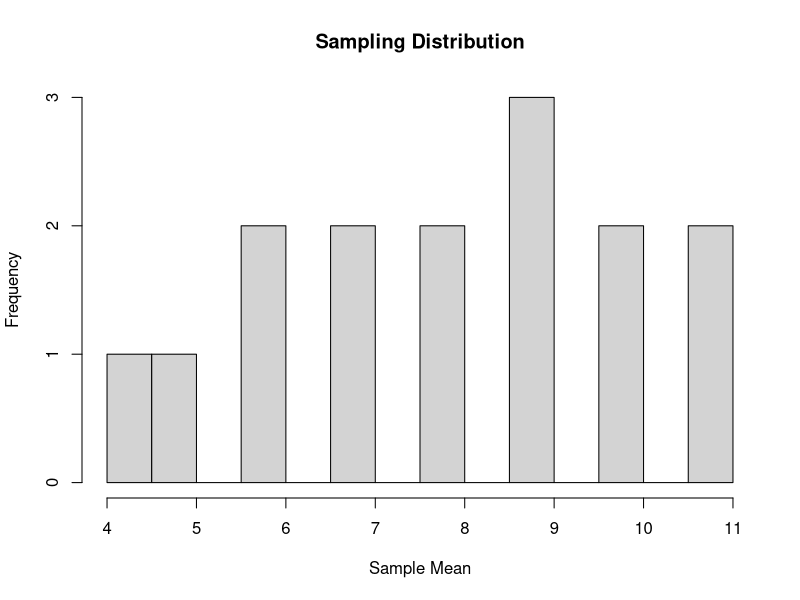
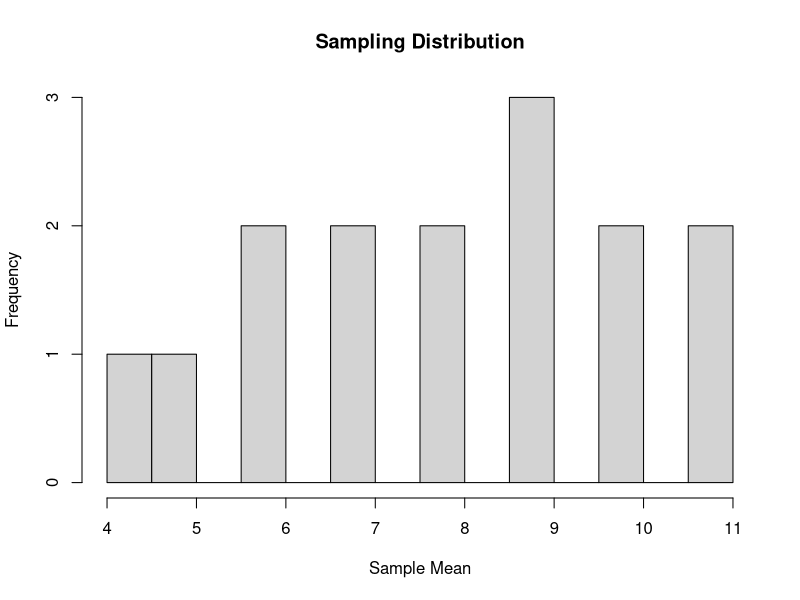
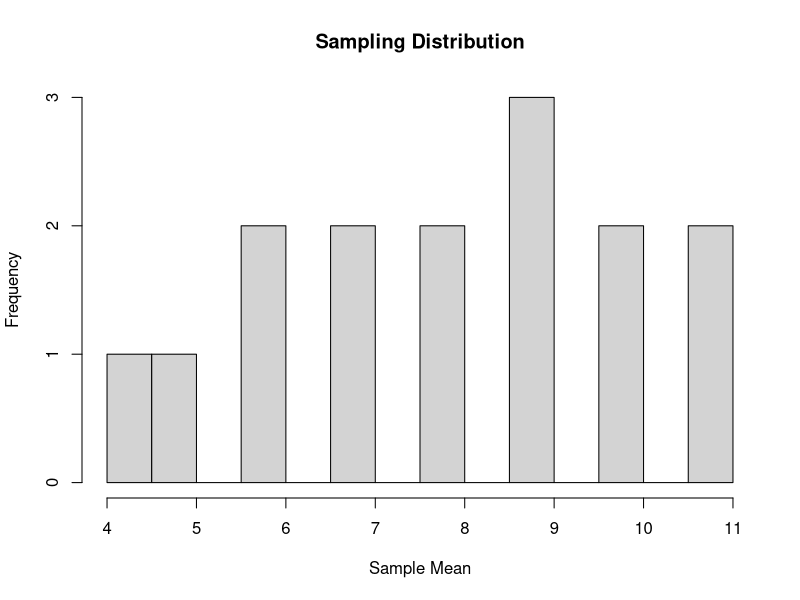
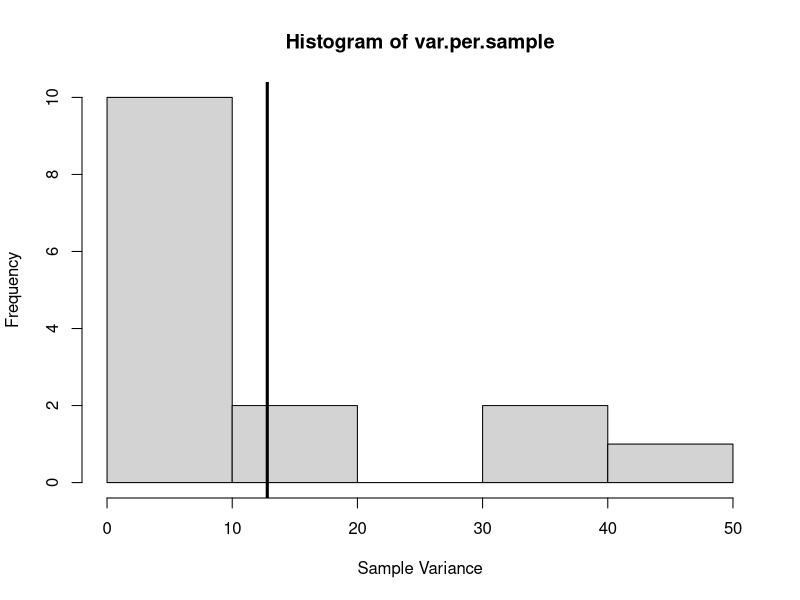
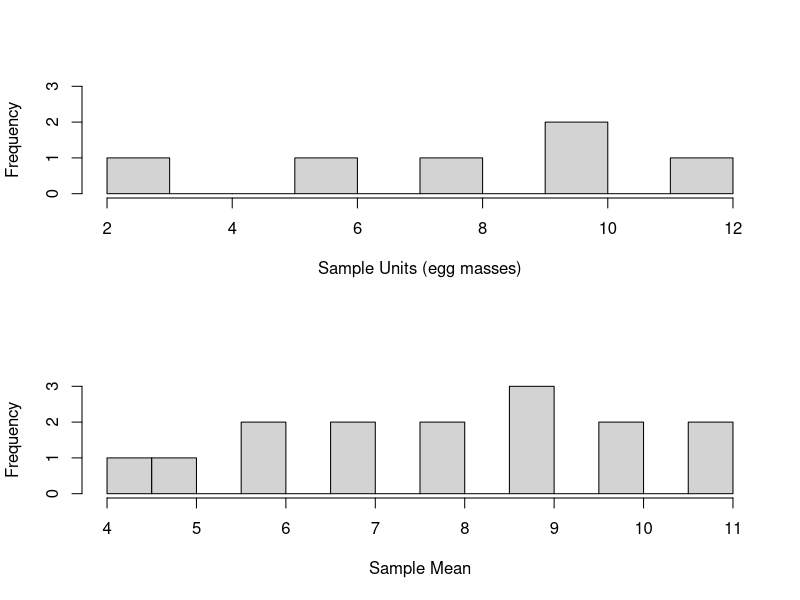
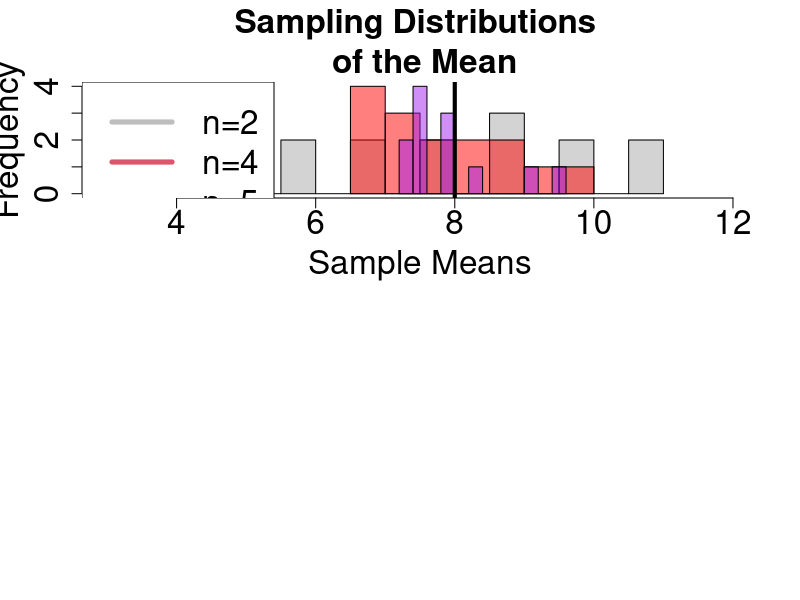
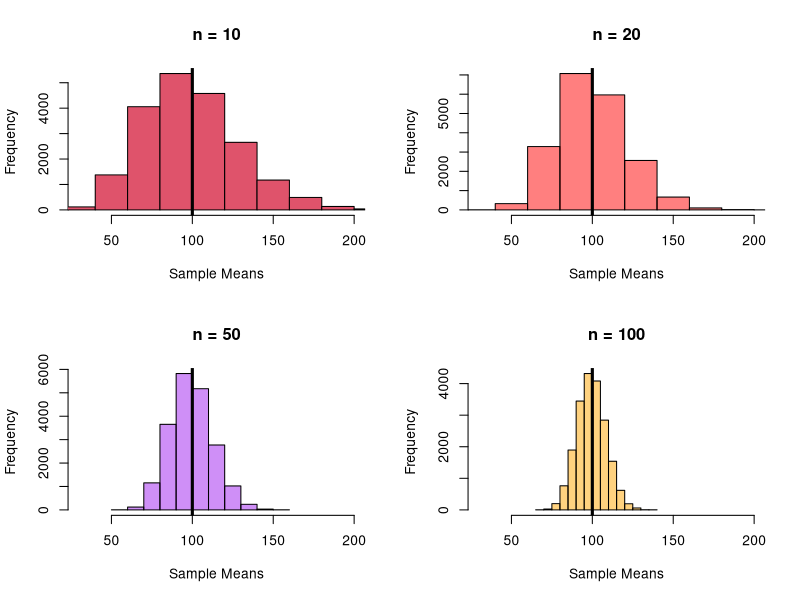
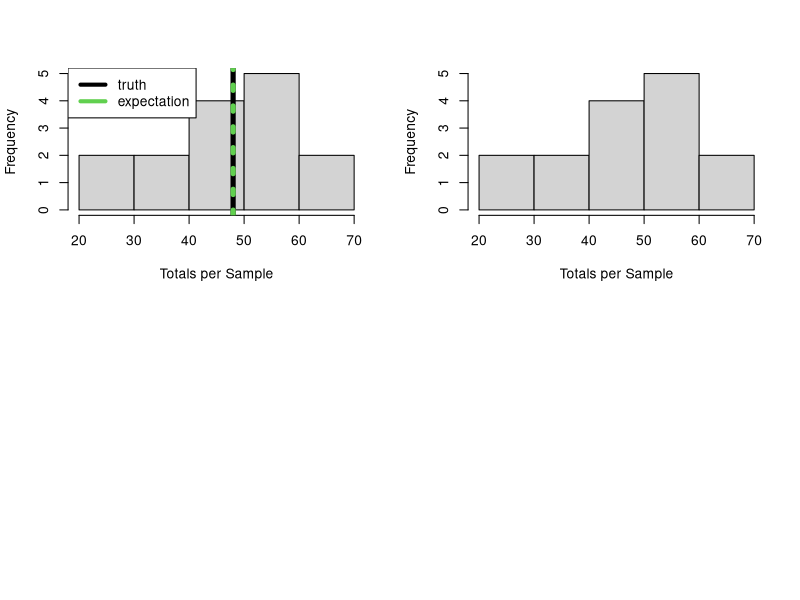

These figures' R source, in order: (Note: this script raises an error after producing the figures.)
## ----echo=FALSE,warning=FALSE,results='hide'----------------------------------
library(tidyverse)
library(kableExtra)
library(magrittr)
library(knitr)


## ----echo=FALSE---------------------------------------------------------------
ponds = data.frame(matrix(nrow=6,ncol=2))
colnames(ponds)=c("Pond","egg.mass")

ponds$Pond=LETTERS[1:6]
ponds$egg.mass = c(2,6,8,10,10,12)

ponds %>% 
  kable(table.attr = 'data-quarto-disable-processing="true"') %>% 
  kableExtra::kable_styling(bootstrap_options = c("striped"), full_width = FALSE,font_size = 30)



## ----echo=FALSE---------------------------------------------------------------
mu = mean(ponds$egg.mass)


## ----echo=TRUE----------------------------------------------------------------
choose(6,2)


## ----echo=TRUE----------------------------------------------------------------
utils::combn(LETTERS[1:6],2)


## ----echo=FALSE---------------------------------------------------------------
ponds.letters=t(utils::combn(LETTERS[1:6],2))
ponds.numbers=utils::combn(1:6,2)

ponds.all=data.frame(cbind(matrix(1:15,ncol=1),ponds.letters,matrix(ponds$egg.mass[ponds.numbers],ncol=2,byrow = TRUE)))
colnames(ponds.all)=c("Sample.Number","First Pond","Second Pond","First Value","Second Value")

ponds.all %>% 
  kable(table.attr = 'data-quarto-disable-processing="true"') %>% 
  kableExtra::kable_styling(bootstrap_options = c("striped"), full_width = FALSE,font_size = 20)



## ----echo=TRUE----------------------------------------------------------------
sample(LETTERS[1:6],2)


## ----echo=TRUE----------------------------------------------------------------
sample(LETTERS[1:6],2)


## ----echo=TRUE----------------------------------------------------------------
sample(LETTERS[1:6],2)


## ----echo=FALSE---------------------------------------------------------------
#library(kableExtra)
#library(tidyr)
ponds.all$Sample.Mean = apply(matrix(ponds$egg.mass[ponds.numbers],ncol=2,byrow = TRUE),1,mean)

ponds.all$Absolute.Deviation = abs(ponds.all$Sample.Mean-8)

#knitr::kable(ponds.all)


ponds.all %>% 
  kable(table.attr = 'data-quarto-disable-processing="true"') %>% 
  kableExtra::kable_styling(bootstrap_options = c("striped"), full_width = FALSE,font_size = 20)



## ----echo=FALSE---------------------------------------------------------------
ponds.simple = data.frame(Sample.Number = ponds.all$Sample.Number,
                          Sample.Mean = ponds.all$Sample.Mean,
                          Deviance.Truth = ponds.all$Sample.Mean-8
                          )
ponds.simple %>% 
  kable(table.attr = 'data-quarto-disable-processing="true"') %>% 
  kableExtra::kable_styling(bootstrap_options = c("striped"), full_width = FALSE,font_size = 20)



## ----echo=FALSE,results='hide'------------------------------------------------
#result above
mean(ponds.simple$Sample.Mean)


## ----echo=FALSE, results='hide'-----------------------------------------------
#result above
sum(ponds.simple$Deviance.Truth)


## ----echo=FALSE---------------------------------------------------------------
temp=data.frame(table(ponds.simple$Sample.Mean))
colnames(temp)=c("Sample.Mean","Frequency")
temp$Relative.Freq= temp$Frequency/sum(temp$Frequency)
temp$Mean.times.Rel.Freq= as.numeric(as.character(temp$Sample.Mean))*temp$Relative.Freq

temp$Sample.Mean=as.character(temp$Sample.Mean)
temp[9,]=c("Sum","15","1","8")

temp$Relative.Freq = as.numeric(temp$Relative.Freq)
temp$Mean.times.Rel.Freq = as.numeric(temp$Mean.times.Rel.Freq)
temp %>% 
  kable(table.attr = 'data-quarto-disable-processing="true"',
        digits = 3) %>% 
  kableExtra::kable_styling(bootstrap_options = c("striped"), full_width = FALSE,font_size = 30)

# temp2=data.frame("SUM",sum(as.numeric(temp$Frequency[1:8])),sum(as.numeric(temp$Relative.Freq[1:8])),sum(as.numeric(temp$Mean.times.Rel.Freq[1:8])))
# colnames(temp2)=NULL
# 
# temp2 %>% 
#   kable(table.attr = 'data-quarto-disable-processing="true"') %>% 
#   kableExtra::kable_styling(bootstrap_options = c("striped"), full_width = FALSE,font_size = 40)



## ----echo=FALSE---------------------------------------------------------------
temp=data.frame(table(ponds.simple$Sample.Mean))
colnames(temp)=c("Sample.Mean","Frequency")
temp$Relative.Freq= temp$Frequency/sum(temp$Frequency)
temp$Mean.times.Rel.Freq= as.numeric(as.character(temp$Sample.Mean))*temp$Relative.Freq

hist(ponds.simple$Sample.Mean,freq=TRUE,breaks=10,
     main="Sampling Distribution",
     xlab="Sample Mean")



## ----echo=FALSE---------------------------------------------------------------
hist(ponds.simple$Sample.Mean,freq=TRUE,breaks=10,
     main="Sampling Distribution",
     xlab="Sample Mean")



## ----echo=FALSE---------------------------------------------------------------
hist(ponds.simple$Sample.Mean,freq=TRUE,breaks=10,
     main="Sampling Distribution",
     xlab="Sample Mean")


## ----echo=FALSE---------------------------------------------------------------
ponds.simple %>% 
  kable(table.attr = 'data-quarto-disable-processing="true"') %>% 
  kableExtra::kable_styling(bootstrap_options = c("striped"), full_width = FALSE,font_size = 20)


## ----echo=TRUE----------------------------------------------------------------
var(ponds.simple$Sample.Mean)


## ----echo=TRUE,results='markup'-----------------------------------------------
(1/(6-1))*sum((ponds$egg.mass-8)^2)


## ----echo=TRUE,results='markup'-----------------------------------------------
var.per.sample = apply(
                       cbind(ponds.all$`First Value`,ponds.all$`Second Value`),
                       1,
                       var
                       )
# Expected value of population variance
  mean(var.per.sample)


## ----echo=FALSE---------------------------------------------------------------
#variance for sample mean
N=6
mean ( (N-2)/N * var.per.sample/2 )



## ----echo=FALSE---------------------------------------------------------------
 hist(var.per.sample,xlab="Sample Variance")
 abline(v=mean(var.per.sample),lwd=3)


## ----echo=FALSE---------------------------------------------------------------
par(mfrow=c(2,1))
hist(ponds$egg.mass,freq=TRUE,breaks=10,
     main="",
     xlab="Sample Units (egg masses)",ylim=c(0,3))
hist(ponds.simple$Sample.Mean,freq=TRUE,breaks=10,
     main="",
     xlab="Sample Mean",ylim=c(0,3))


## ----fig.width=15-------------------------------------------------------------
#sampling distribution of n=4
  ponds.numbers2=t(utils::combn(1:6,4))
  ponds.all2=matrix(ponds$egg.mass[c(ponds.numbers2)],ncol=4,byrow = FALSE)

  ponds.numbers3=t(utils::combn(1:6,6))
  ponds.all3=matrix(ponds$egg.mass[c(ponds.numbers2)],ncol=5,byrow = FALSE)

  
#expected variance of sampling distributiuon

hist(ponds.simple$Sample.Mean,breaks=10,xlim=c(3,12),ylim=c(0,4),xlab="Sample Means",main="Sampling Distributions \n of the Mean",cex = 2,cex.axis=2,cex.lab=2,cex.main=2)
hist(apply(ponds.all2,1,mean),add=TRUE,col=grDevices::adjustcolor("red",alpha.f = 0.5)  ,breaks=10,cex = 2,cex.axis=2,cex.lab=2)
hist(apply(ponds.all3,1,mean),add=TRUE,col=grDevices::adjustcolor("purple",alpha.f = 0.5)  ,breaks=10,cex = 2,cex.axis=2,cex.lab=2)
legend("topleft",legend=c("n=2","n=4","n=5"),col=c("grey",2,"purple"),lwd=5,cex = 2)
abline(v=8,lty=1,col=1,lwd=4)


## ----echo=FALSE---------------------------------------------------------------
 sample.mean.fn = function(target,n){
                                     mean(
                                         sample(target,n)
                                          )
                                     }

#z = rnorm(100,100,10)

set.seed(34234)
z=(rgamma(1000,1,0.01))

#random sample many means n= 10
n = 10
  mu.hat1 = replicate(20000,
                     sample.mean.fn(z,n)
                     )
n = 20  
  mu.hat2 = replicate(20000,
                     sample.mean.fn(z,n)
                     )
n = 50  
  mu.hat3 = replicate(20000,
                     sample.mean.fn(z,n)
                     )
n = 100    
  mu.hat4 = replicate(20000,
                     sample.mean.fn(z,n)
                     )
  
  
par(mfrow=c(2,2))
hist(mu.hat1,col=2,breaks=10,freq = TRUE,xlab="Sample Means",main="n = 10",xlim=c(30,200))
abline(v=100,col=1,lwd=3)
hist(mu.hat2,col=grDevices::adjustcolor("red",alpha.f = 0.5),add=FALSE,breaks=10,freq = TRUE,xlab="Sample Means",main="n = 20",xlim=c(30,200))
abline(v=100,col=1,lwd=3)
hist(mu.hat3,col=grDevices::adjustcolor("purple",alpha.f = 0.5),add=FALSE,breaks=10,freq = TRUE,xlab="Sample Means",main="n = 50",xlim=c(30,200))
abline(v=100,col=1,lwd=3)
hist(mu.hat4,col=grDevices::adjustcolor("orange",alpha.f = 0.5),add=FALSE,breaks=20,freq = TRUE,xlab="Sample Means",main="n = 100",xlim=c(30,200))
abline(v=100,col=1,lwd=3)


## ----echo=FALSE---------------------------------------------------------------
tau.est = ponds.simple$Sample.Mean * 6
hist(tau.est,main="",xlab="Totals per Sample")
abline(v=sum(ponds$egg.mass),lwd=5,col=1,lty=1)
abline(v=mean(ponds.simple$Sample.Mean) * 6,lwd=5,lty=3,col=3)
legend("topleft",col=c(1,3),legend=c("truth","expectation"),lwd=4)



## ----echo=FALSE---------------------------------------------------------------
hist(ponds.simple$Sample.Mean * 6,main="",xlab="Totals per Sample")


## ----echo=TRUE----------------------------------------------------------------
length(which( tau.est <=  2*48))/length(tau.est)


## ----echo=FALSE, results='hide'-----------------------------------------------
#Output code into R file
knitr::purl(input="../FW552/SRS.qmd",output="../FW552/SRS.r")
